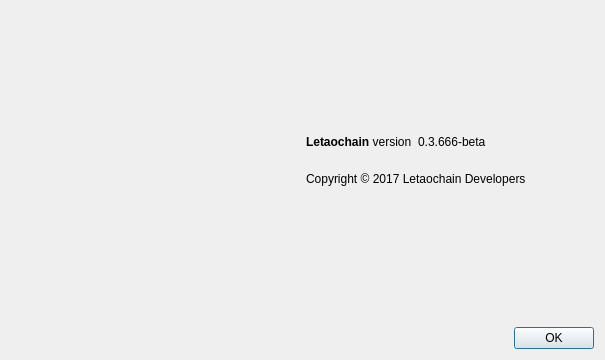
<?xml version="1.0" encoding="UTF-8"?>
<ui version="4.0">
 <class>AboutDialog</class>
 <widget class="QDialog" name="AboutDialog">
  <property name="geometry">
   <rect>
    <x>0</x>
    <y>0</y>
    <width>605</width>
    <height>360</height>
   </rect>
  </property>
  <property name="windowTitle">
   <string>About Letaochain</string>
  </property>
  <layout class="QGridLayout" name="gridLayout" columnstretch="5,5">
   <item row="0" column="0">
    <widget class="QLabel" name="label_4">
     <property name="sizePolicy">
      <sizepolicy hsizetype="Preferred" vsizetype="Ignored">
       <horstretch>0</horstretch>
       <verstretch>0</verstretch>
      </sizepolicy>
     </property>
     <property name="pixmap">
      <pixmap resource="../bitcoin.qrc">:/images/about</pixmap>
     </property>
    </widget>
   </item>
   <item row="0" column="1">
    <layout class="QVBoxLayout" name="verticalLayout_2">
     <item>
      <spacer name="verticalSpacer_2">
       <property name="orientation">
        <enum>Qt::Vertical</enum>
       </property>
       <property name="sizeHint" stdset="0">
        <size>
         <width>20</width>
         <height>40</height>
        </size>
       </property>
      </spacer>
     </item>
     <item>
      <layout class="QHBoxLayout" name="horizontalLayout">
       <item>
        <widget class="QLabel" name="label">
         <property name="cursor">
          <cursorShape>IBeamCursor</cursorShape>
         </property>
         <property name="text">
          <string>&lt;b&gt;Letaochain&lt;/b&gt; version</string>
         </property>
         <property name="textInteractionFlags">
          <set>Qt::LinksAccessibleByMouse|Qt::TextSelectableByKeyboard|Qt::TextSelectableByMouse</set>
         </property>
        </widget>
       </item>
       <item>
        <widget class="QLabel" name="versionLabel">
         <property name="cursor">
          <cursorShape>IBeamCursor</cursorShape>
         </property>
         <property name="text">
          <string notr="true">0.3.666-beta</string>
         </property>
         <property name="textInteractionFlags">
          <set>Qt::LinksAccessibleByMouse|Qt::TextSelectableByKeyboard|Qt::TextSelectableByMouse</set>
         </property>
        </widget>
       </item>
       <item>
        <spacer name="horizontalSpacer">
         <property name="orientation">
          <enum>Qt::Horizontal</enum>
         </property>
         <property name="sizeHint" stdset="0">
          <size>
           <width>40</width>
           <height>20</height>
          </size>
         </property>
        </spacer>
       </item>
      </layout>
     </item>
     <item>
      <widget class="QLabel" name="copyrightLabel">
       <property name="cursor">
        <cursorShape>IBeamCursor</cursorShape>
       </property>
       <property name="text">
        <string>
Copyright © 2017 Letaochain Developers
</string>
       </property>
       <property name="textInteractionFlags">
        <set>Qt::LinksAccessibleByMouse|Qt::TextSelectableByKeyboard|Qt::TextSelectableByMouse</set>
       </property>
      </widget>
     </item>
     <item>
      <spacer name="verticalSpacer">
       <property name="orientation">
        <enum>Qt::Vertical</enum>
       </property>
       <property name="sizeHint" stdset="0">
        <size>
         <width>20</width>
         <height>40</height>
        </size>
       </property>
      </spacer>
     </item>
     <item>
      <widget class="QDialogButtonBox" name="buttonBox">
       <property name="orientation">
        <enum>Qt::Horizontal</enum>
       </property>
       <property name="standardButtons">
        <set>QDialogButtonBox::Ok</set>
       </property>
      </widget>
     </item>
    </layout>
   </item>
  </layout>
 </widget>
 <resources>
  <include location="../bitcoin.qrc"/>
 </resources>
 <connections>
  <connection>
   <sender>buttonBox</sender>
   <signal>accepted()</signal>
   <receiver>AboutDialog</receiver>
   <slot>accept()</slot>
   <hints>
    <hint type="sourcelabel">
     <x>360</x>
     <y>308</y>
    </hint>
    <hint type="destinationlabel">
     <x>157</x>
     <y>274</y>
    </hint>
   </hints>
  </connection>
  <connection>
   <sender>buttonBox</sender>
   <signal>rejected()</signal>
   <receiver>AboutDialog</receiver>
   <slot>reject()</slot>
   <hints>
    <hint type="sourcelabel">
     <x>428</x>
     <y>308</y>
    </hint>
    <hint type="destinationlabel">
     <x>286</x>
     <y>274</y>
    </hint>
   </hints>
  </connection>
 </connections>
</ui>
